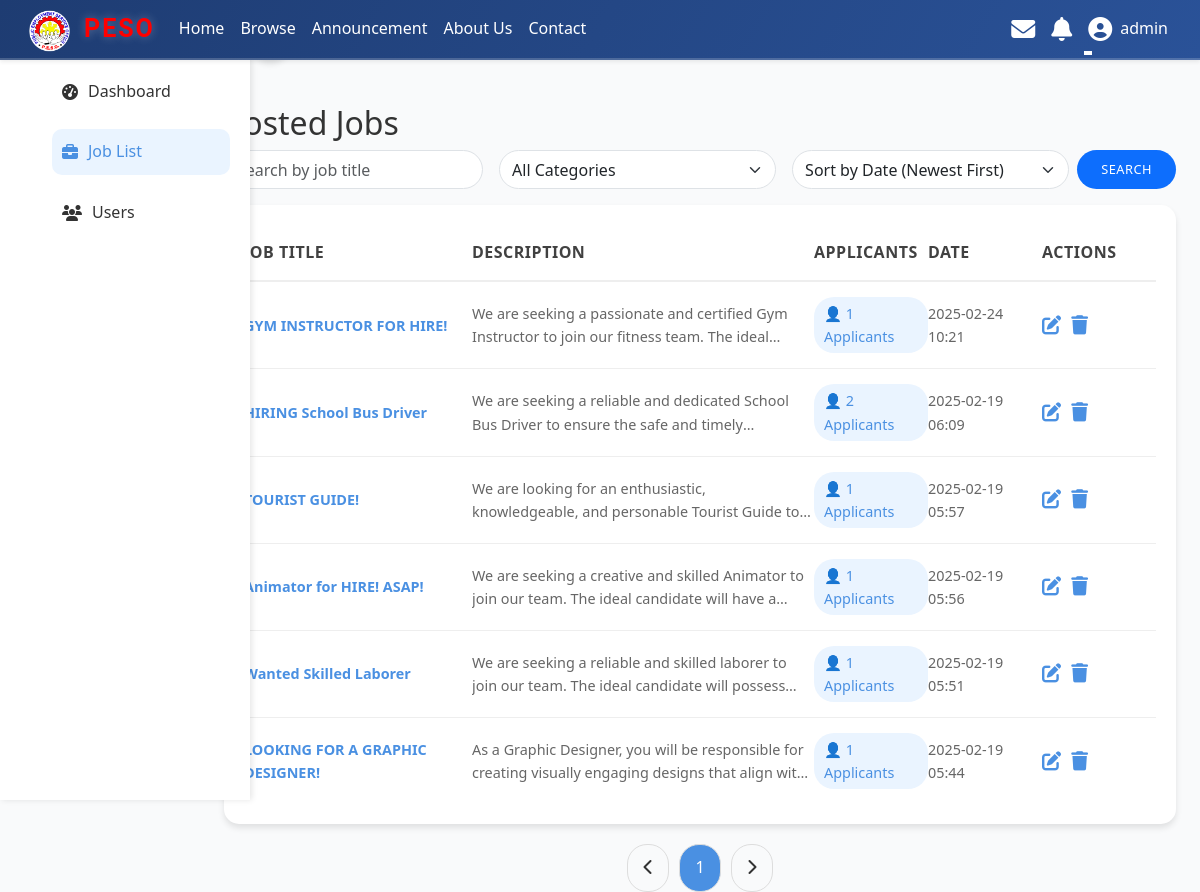
The app's page /admin/job_list.php (signed in) with its own data.
### tables this page shows
CREATE TABLE `jobs` (
  `id` int(11) NOT NULL,
  `title` varchar(255) NOT NULL,
  `description` text NOT NULL,
  `thumbnail` varchar(255) DEFAULT NULL,
  `photo` varchar(255) DEFAULT NULL,
  `created_at` timestamp NOT NULL DEFAULT current_timestamp(),
  `category` varchar(100) NOT NULL,
  `category_id` int(11) NOT NULL,
  `location` varchar(255) DEFAULT NULL,
  `responsibilities` text NOT NULL,
  `requirements` text NOT NULL,
  `preferred_qualifications` text DEFAULT NULL
);

### admin/job_list.php (the view, shortened to what this page needs)
<?php
include '../includes/header.php';
$limit = 15;
$page = isset($_GET['page']) ? (int)$_GET['page'] : 1;
$offset = ($page - 1) * $limit;
$search = isset($_GET['search']) ? $_GET['search'] : '';
$category_filter = isset($_GET['category_filter']) ? $_GET['category_filter'] : '';
$sort = isset($_GET['sort']) ? $_GET['sort'] : 'created_at_desc';
$sort_mapping = [
    'created_at_asc' => ['column' => 'created_at', 'order' => 'ASC'],
    'created_at_desc' => ['column' => 'created_at', 'order' => 'DESC'],
    'title_asc' => ['column' => 'title', 'order' => 'ASC'],
    'title_desc' => ['column' => 'title', 'order' => 'DESC'],
    'total_applicants_asc' => ['column' => 'total_applicants', 'order' => 'ASC'],
    'total_applicants_desc' => ['column' => 'total_applicants', 'order' => 'DESC'],
];
$sort_column = $sort_mapping[$sort]['column'];
$sort_order = $sort_mapping[$sort]['order'];
$query = "SELECT j.*, COUNT(a.id) AS total_applicants
          FROM jobs j
          LEFT JOIN applications a ON j.id = a.job_id
          WHERE j.title LIKE ?";
$query .= " GROUP BY j.id
            ORDER BY $sort_column $sort_order
            LIMIT ? OFFSET ?";
$stmt = $conn->prepare($query);
$search_param = "%" . $search . "%";
if ($category_filter) {
    $stmt->bind_param("siii", $search_param, $category_filter, $limit, $offset);
} else {
    $stmt->bind_param("sii", $search_param, $limit, $offset);
}
$stmt->execute();
$result = $stmt->get_result();
$count_query = "SELECT COUNT(*) AS total_jobs FROM jobs WHERE title LIKE ?";
$stmt = $conn->prepare($count_query);
if ($category_filter) {
    $stmt->bind_param("si", $search_param, $category_filter);
} else {
    $stmt->bind_param("s", $search_param);
}
$stmt->execute();
$count_result = $stmt->get_result();
$count_data = $count_result->fetch_assoc();
$total_jobs = $count_data['total_jobs'];
$total_pages = ceil($total_jobs / $limit);
?>
<!DOCTYPE html>
<html lang="en">
<head>
    <link href="https://cdnjs.cloudflare.com/ajax/libs/font-awesome/6.4.2/css/all.min.css" rel="stylesheet">
    <link rel="stylesheet" href="/JOB/assets/job_list.css">
</head>
<body>
<div class="sidebar" id="sidebar">
    <div>
        <h2>Admin Panel</h2>
        <ul>
            <li><a href="admin.php"><i class="fas fa-tachometer-alt"></i> Dashboard</a></li>
            <li><a href="job_list.php" class="active"><i class="fas fa-briefcase"></i> Job List</a></li>
            <li><a href="user_list.php"><i class="fas fa-users"></i> Users</a></li>
        </ul>
    </div>
    <div class="toggle-btn" onclick="toggleSidebar()">
        <i class="fas fa-angle-right"></i>
    </div>
</div>
            <main class="col-md-9 ms-sm-auto col-lg-10 px-md-4">
                <h2 class="mt-4">Posted Jobs</h2>
                <form class="d-flex mb-3" method="get" action="job_list.php">
                    <input type="text" name="search" class="form-control me-2 rounded-pill" placeholder="Search by job title" value="<?= htmlspecialchars($search) ?>">
                    <select name="category_filter" class="form-select mx-2 rounded-pill">
                        <option value="">All Categories</option>
                    </select>
                    <select name="sort" class="form-select mx-2 rounded-pill">
                        <option value="created_at_desc" <?= $sort === 'created_at_desc' ? 'selected' : '' ?>>Sort by Date (Newest First)</option>
                    </select>
                    <button type="submit" class="btn btn-primary rounded-pill">Search</button>
                </form>
   <div class="job-list">
        <div class="job-header">
            <div>Job Title</div>
            <div>Description</div>
            <div>Applicants</div>
            <div>Date</div>
            <div>Actions</div>
        </div>
        <?php while ($row = $result->fetch_assoc()): ?>
            <div class="job-item">
                <div class="title"><?= htmlspecialchars($row['title']) ?></div>
                <div class="description"><?= htmlspecialchars($row['description']) ?></div>
                <div class="applicants" onclick="location.href='view_applicants.php?job_id=<?= $row['id'] ?>'">
                    👤 <?= $row['total_applicants'] ?> Applicants
                </div>
                <div class="date"><?= htmlspecialchars(date('Y-m-d H:i', strtotime($row['created_at']))) ?></div>
                <div class="actions">
                    <button onclick="location.href='edit_job.php?id=<?= $row['id'] ?>'"><i class="fas fa-edit"></i></button>
                    <button data-bs-toggle="modal" data-bs-target="#deleteJobModal" class="btn-delete" data-job-id="<?= $row['id'] ?>"><i class="fas fa-trash"></i></button>
                </div>
            </div>
        <?php endwhile; ?>
    </div>
    <div class="pagination">
        <button onclick="location.href='?page=<?= $page - 1 ?>&search=<?= $search ?>'" <?= $page <= 1 ? 'disabled' : '' ?>> <i class="fas fa-chevron-left"></i> </button>
        <?php for ($i = 1; $i <= $total_pages; $i++): ?>
            <button onclick="location.href='?page=<?= $i ?>&search=<?= $search ?>'" <?= $i === $page ? 'class="active"' : '' ?>><?= $i ?></button>
        <?php endfor; ?>
        <button onclick="location.href='?page=<?= $page + 1 ?>&search=<?= $search ?>'" <?= $page >= $total_pages ? 'disabled' : '' ?>> <i class="fas fa-chevron-right"></i> </button>
    </div>
</body>
</html>

### assets/header.css (style rules this page uses)
* { margin: 0; padding: 0; box-sizing: border-box; }
body { padding-top: 60px; }
.btn { font-size: 0.8rem; padding: 0.6rem 1.5rem; border: none; border-radius: 15px; cursor: pointer; transition: all 0.3s ease; text-transform: uppercase; font-weight: 500; letter-spacing: 0.5px; }

### assets/job_list.css (style rules this page uses)
body { font-family: 'Segoe UI', Tahoma, Geneva, Verdana, sans-serif; background: #f9fafb; color: #333; line-height: 1.6; margin-top:20px; }
.sidebar { position: fixed; top: 0; left: 0; width: 250px; height: 100vh; background: #ffffff; padding: 20px; display: flex; flex-direction: column; justify-content: space-between; box-shadow: 2px 0 6px rgba(0, 0, 0, 0.1); transition: transform 0.3s ease-in-out; }
.sidebar h2 { font-size: 1.5rem; margin-bottom: 20px; text-align: center; color: #4a90e2; }
.sidebar ul { list-style: none; }
.sidebar ul li { margin-bottom: 15px; }
.sidebar ul li a { text-decoration: none; color: #333; font-size: 1rem; display: flex; align-items: center; gap: 10px; padding: 10px; border-radius: 10px; transition: background 0.3s, color 0.3s; }
.sidebar ul li a:hover, .sidebar ul li a.active { background: #eaf4ff; color: #4a90e2; }
.sidebar .toggle-btn { position: absolute; top: 20px; right: -40px; background: #4a90e2; width: 40px; height: 40px; border-radius: 50%; display: flex; align-items: center; justify-content: center; cursor: pointer; box-shadow: 0 4px 6px rgba(0, 0, 0, 0.1); }
.sidebar .toggle-btn i { color: #fff; font-size: 1.2rem; }
.job-list { background: #ffffff; border-radius: 15px; padding: 20px; box-shadow: 0 4px 6px rgba(0, 0, 0, 0.1); }
.job-header { display: grid; grid-template-columns: 2fr 3fr 1fr 1fr 1fr; align-items: center; padding: 15px 0; border-bottom: 2px solid #eee; font-weight: bold; text-transform: uppercase; letter-spacing: 0.5px; color: #000000be; }
.job-item { display: grid; grid-template-columns: 2fr 3fr 1fr 1fr 1fr; align-items: center; padding: 15px 0; border-bottom: 1px solid #eee; }
.job-item:last-child { border-bottom: none; }
.job-item div { font-size: 0.9rem; color: #666; }
.job-item .title { font-weight: bold; color: #4a90e2; }
.job-item .description { overflow: hidden; text-overflow: ellipsis; display: -webkit-box; -webkit-line-clamp: 2; -webkit-box-orient: vertical; }
.job-item .applicants { display: inline-block; background: #eaf4ff; color: #4a90e2; padding: 5px 10px; border-radius: 20px; font-size: 0.9rem; cursor: pointer; transition: background 0.3s; }
.job-item .actions { display: flex; gap: 10px; }
.job-item .actions button { background: none; border: none; color: #4a90e2; font-size: 1.2rem; cursor: pointer; transition: color 0.3s; }
.pagination { display: flex; justify-content: center; gap: 10px; margin-top: 20px; }
.pagination button { padding: 10px 15px; background: #f9fafb; border: 1px solid #ddd; border-radius: 20px; color: #333; cursor: pointer; transition: background 0.3s; }
.pagination button.active { background: #4a90e2; color: #fff; }

### records on screen
jobs: title "GYM INSTRUCTOR FOR HIRE!", description "We are seeking a passionate and certified Gym Instructor to join our fitness team. The…", total_applicants "1", created_at "2025-02-24 10:21"
jobs: title "HIRING School Bus Driver", description "We are seeking a reliable and dedicated School Bus Driver to ensure the safe and…", total_applicants "2", created_at "2025-02-19 06:09"
jobs: title "TOURIST GUIDE!", description "We are looking for an enthusiastic, knowledgeable, and personable Tourist Guide…", total_applicants "1", created_at "2025-02-19 05:57"
jobs: title "Animator for HIRE! ASAP!", description "We are seeking a creative and skilled Animator to join our team. The ideal candidate will have…", total_applicants "1", created_at "2025-02-19 05:56"
jobs: title "Wanted Skilled Laborer", description "We are seeking a reliable and skilled laborer to join our team. The ideal candidate will…", total_applicants "1", created_at "2025-02-19 05:51"
jobs: title "LOOKING FOR A GRAPHIC DESIGNER!", description "As a Graphic Designer, you will be responsible for creating visually engaging designs that align…", total_applicants "1", created_at "2025-02-19 05:44"

### other values on screen
$_SESSION['username'] "admin"
